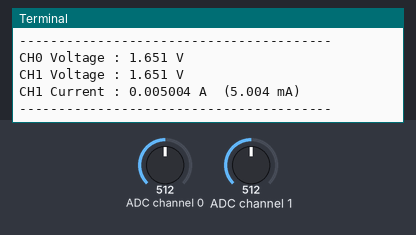
Bench run of a program on a simulated Raspberry Pi (BCM pin numbers). On the bench: the last lines printed to the terminal. The test bench sets the inputs (shaded band); at power-on: ADC channel 0 = 512, ADC channel 1 = 512 (analog values on the 0–1023 scale).

Above: at 1.2 s.
1.3 s: ADC channel 0 set to 716
2.8 s: ADC channel 1 set to 716
At 3.4 s:
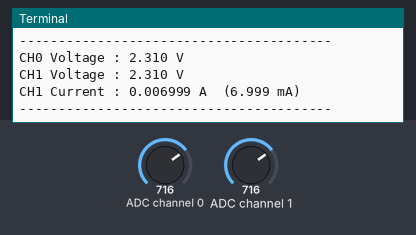
4.3 s: ADC channel 0 set to 900
5.8 s: ADC channel 1 set to 900
At 6.4 s:
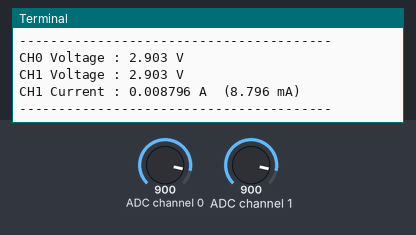
Timing chart, 0 to 8.3 s (numbered marks = the images above; inputs shaded):
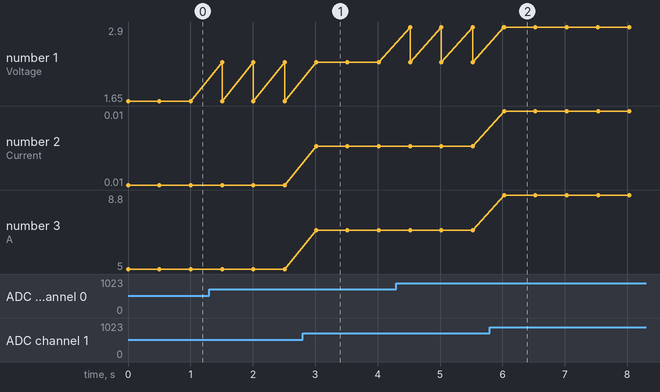

The program:

ADC_ctrl.py
```python
import spidev
import time

spi = spidev.SpiDev()
spi.open(0, 0)
spi.max_speed_hz = 100000
spi.mode = 0

R_LOAD = 330.0   # 330옴 저항

def read_mcp3202(channel=0):
    if channel == 0:
        cmd = [0b00000001, 0b10100000, 0b00000000]
    else:
        cmd = [0b00000001, 0b11100000, 0b00000000]

    resp = spi.xfer2(cmd)
    value = ((resp[1] & 0x0F) << 8) | resp[2]
    return value

try:
    while True:
        # CH0: 전압 채널
        val_ch0 = read_mcp3202(0)
        voltage_ch0 = val_ch0 * 3.3 / 4095

        # CH1: 전류 계산용 채널
        val_ch1 = read_mcp3202(1)
        voltage_ch1 = val_ch1 * 3.3 / 4095
        current_ch1 = voltage_ch1 / R_LOAD   # A 단위
        current_mA = current_ch1 * 1000      # mA 단위

        print(f"CH0 Voltage : {voltage_ch0:.3f} V")
        print(f"CH1 Voltage : {voltage_ch1:.3f} V")
        print(f"CH1 Current : {current_ch1:.6f} A  ({current_mA:.3f} mA)")
        print("-" * 40)

        time.sleep(0.5)

except KeyboardInterrupt:
    print("종료")

finally:
    spi.close()
    
```

Measured:
- after the input at 2.8 s, the terminal: prints a new line after 0.21 s (image 1)
- after the input at 5.8 s, the terminal: prints a new line after 0.22 s (image 2)
- plotted number 2: 0.01 → 0.01 after the input at 2.8 s, 0.01 → 0.01 after the input at 5.8 s
- plotted number 3: 5 → 7 after the input at 2.8 s, 7 → 8.8 after the input at 5.8 s
